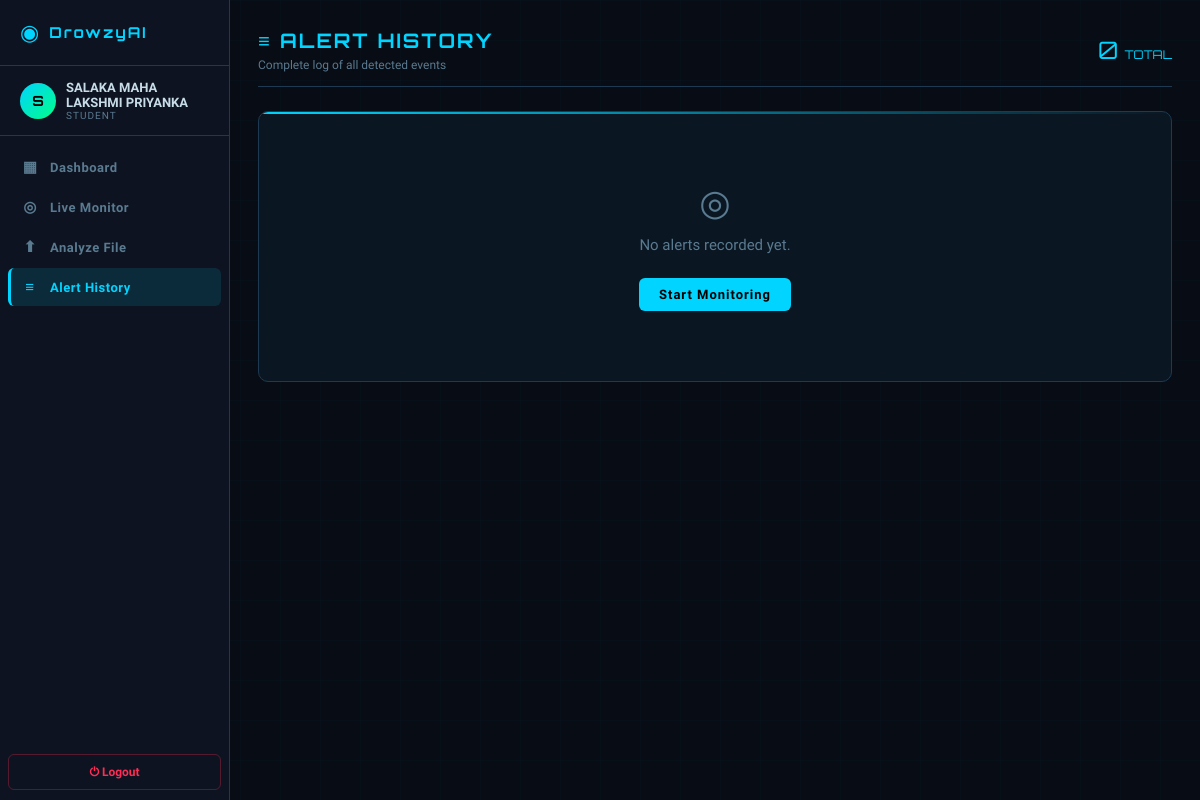
Page /history (signed in) on the earlier database version.
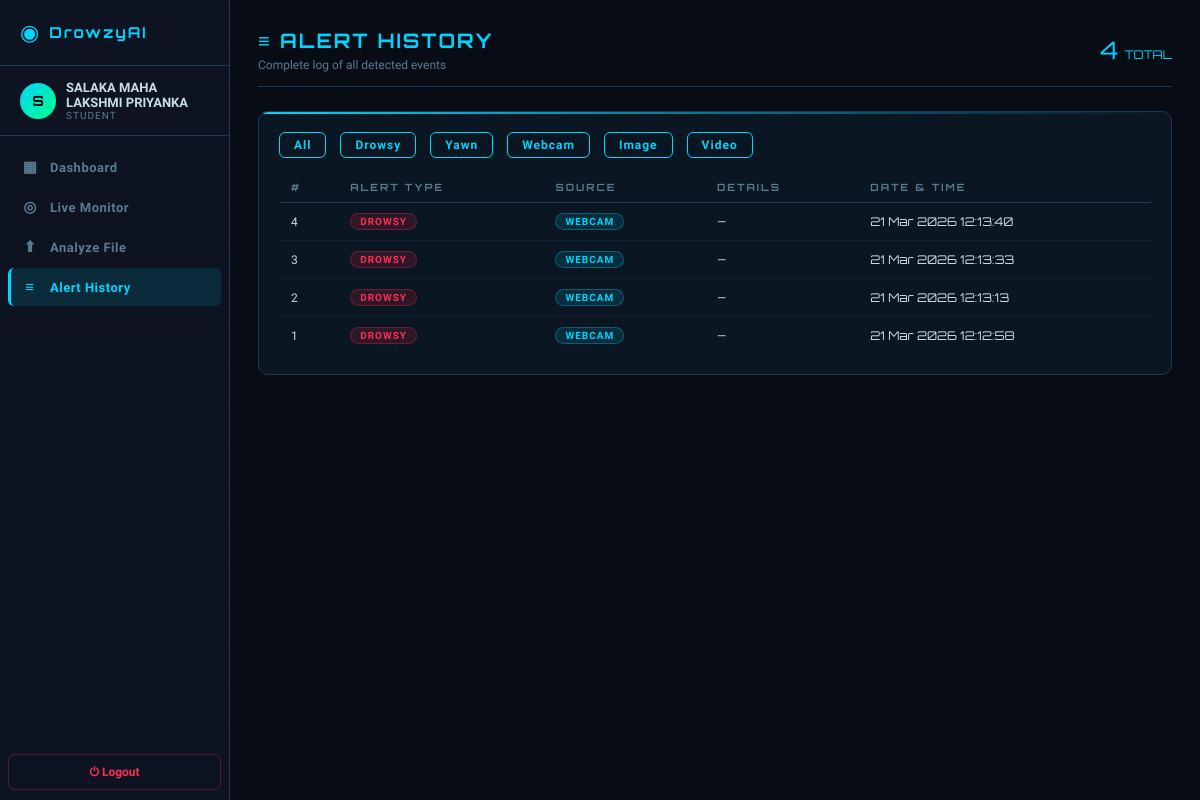
Same page on the later database version.
### models/user.py (models this page shows, shortened)
class User(UserMixin, db.Model):
    __tablename__ = 'users'
    id = db.Column(db.Integer, primary_key=True)
    name = db.Column(db.String(100), nullable=False)
    email = db.Column(db.String(150), unique=True, nullable=False)
    password_hash = db.Column(db.String(200), nullable=False)
    role = db.Column(db.String(20), default='student')
    face_image = db.Column(db.String(200), nullable=True)
    face_trained = db.Column(db.Boolean, default=False)
    created_at = db.Column(db.DateTime, default=datetime.utcnow)
    logs = db.relationship('AlertLog', backref='user', lazy=True)

class AlertLog(db.Model):
    __tablename__ = 'alert_logs'
    id = db.Column(db.Integer, primary_key=True)
    user_id = db.Column(db.Integer, db.ForeignKey('users.id'), nullable=True)
    alert_type = db.Column(db.String(50))
    source = db.Column(db.String(20))
    confidence = db.Column(db.Float, nullable=True)
    snapshot_path = db.Column(db.String(200), nullable=True)
    timestamp = db.Column(db.DateTime, default=datetime.utcnow)
    details = db.Column(db.Text, nullable=True)

### routes/main_routes.py (the view)
@main_bp.route('/history')
@login_required
def history():
    logs = AlertLog.query.filter_by(user_id=current_user.id)\
            .order_by(AlertLog.timestamp.desc()).all()
    return render_template('history.html', logs=logs)

### models/user.py (called while the page is built)
@login_manager.user_loader
def load_user(user_id):
    return User.query.get(int(user_id))

### templates/history.html (shortened to what this page needs)
{% extends 'base.html' %}
{% block content %}
<div class="page-header animate-in d-flex justify-between align-center">
  <div>
    <div class="page-title">≡ ALERT HISTORY</div>
    <div class="page-sub">Complete log of all detected events</div>
  </div>
  <div style="font-family:'Orbitron',monospace;font-size:24px;color:var(--accent)">
    {{ logs|length }} <span style="font-size:12px;color:var(--text-dim)">TOTAL</span>
  </div>
</div>
<div class="card animate-in">
  {% if logs %}
  <div class="d-flex gap-2 mb-2" style="flex-wrap:wrap;">
    <button class="btn btn-outline" style="padding:5px 14px;font-size:12px" onclick="filterTable('all')">All</button>
    <button class="btn btn-outline" style="padding:5px 14px;font-size:12px" onclick="filterTable('DROWSY')">Drowsy</button>
    <button class="btn btn-outline" style="padding:5px 14px;font-size:12px" onclick="filterTable('YAWN')">Yawn</button>
    <button class="btn btn-outline" style="padding:5px 14px;font-size:12px" onclick="filterTable('webcam')">Webcam</button>
    <button class="btn btn-outline" style="padding:5px 14px;font-size:12px" onclick="filterTable('image')">Image</button>
    <button class="btn btn-outline" style="padding:5px 14px;font-size:12px" onclick="filterTable('video')">Video</button>
  </div>
  <table class="data-table" id="histTable">
    <thead><tr><th>#</th><th>Alert Type</th><th>Source</th><th>Details</th><th>Date &amp; Time</th></tr></thead>
    <tbody>
      {% for log in logs %}
      <tr data-type="{{ log.alert_type }}" data-source="{{ log.source }}">
        <td style="color:var(--text-dim);font-size:12px">{{ log.id }}</td>
        <td>
          {% if log.alert_type == 'DROWSY' %}<span class="badge badge-danger">DROWSY</span>
          {% elif log.alert_type == 'YAWN'  %}<span class="badge badge-warning">YAWN</span>
          {% else %}<span class="badge badge-info">{{ log.alert_type }}</span>{% endif %}
        </td>
        <td><span class="badge badge-info">{{ log.source }}</span></td>
        <td style="color:var(--text-dim);font-size:12px">{{ log.details or '—' }}</td>
        <td style="font-size:12px;color:var(--text-dim);font-family:'Orbitron',monospace;">
          {{ log.timestamp.strftime('%d %b %Y  %H:%M:%S') }}
        </td>
      </tr>
      {% endfor %}
    </tbody>
  </table>
  {% else %}
  <div class="text-center text-dim" style="padding:50px;">
    <div style="font-size:36px;margin-bottom:12px;">◎</div>
    <div>No alerts recorded yet.</div>
    <a href="{{ url_for('main.webcam') }}" class="btn btn-primary mt-3">Start Monitoring</a>
  </div>
  {% endif %}
</div>
{% endblock %}

### templates/base.html (shortened to what this page needs)
<!DOCTYPE html>
<html lang="en">
<head>
<link rel="stylesheet" href="{{ url_for('static', filename='css/style.css') }}">
</head>
<body>
{% if current_user.is_authenticated %}
<div class="app-shell">
  <nav class="sidebar">
    <div class="sidebar-logo">
      <span class="logo-icon">◉</span>
      <span class="logo-text">DrowzyAI</span>
    </div>
    <div class="sidebar-user">
      <div class="user-avatar">{{ current_user.name[0].upper() }}</div>
      <div class="user-info">
        <div class="user-name">{{ current_user.name }}</div>
        <div class="user-role">{{ current_user.role }}</div>
      </div>
    </div>
    <ul class="sidebar-nav">
      <li><a href="{{ url_for('main.dashboard') }}" class="nav-link {% if request.endpoint=='main.dashboard' %}active{% endif %}"><span class="nav-icon">▦</span> Dashboard</a></li>
      <li><a href="{{ url_for('main.webcam') }}"    class="nav-link {% if request.endpoint=='main.webcam' %}active{% endif %}"><span class="nav-icon">◎</span> Live Monitor</a></li>
      <li><a href="{{ url_for('main.upload') }}"    class="nav-link {% if request.endpoint=='main.upload' %}active{% endif %}"><span class="nav-icon">⬆</span> Analyze File</a></li>
      <li><a href="{{ url_for('main.history') }}"   class="nav-link {% if request.endpoint=='main.history' %}active{% endif %}"><span class="nav-icon">≡</span> Alert History</a></li>
    </ul>
    <a href="{{ url_for('auth.logout') }}" class="sidebar-logout">⏻ Logout</a>
  </nav>
  <main class="main-content">
    {% block content %}{% endblock %}
  </main>
</div>
{% else %}
{% block auth_content %}{% endblock %}
{% endif %}
</body>
</html>

Differences in the rows shown:
added AlertLog: id "4", alert_type "DROWSY", source "WEBCAM", details "—", timestamp "21 Mar 2026 12:13:40"
added AlertLog: id "3", alert_type "DROWSY", source "WEBCAM", details "—", timestamp "21 Mar 2026 12:13:33"
added AlertLog: id "2", alert_type "DROWSY", source "WEBCAM", details "—", timestamp "21 Mar 2026 12:13:13"
added AlertLog: id "1", alert_type "DROWSY", source "WEBCAM", details "—", timestamp "21 Mar 2026 12:12:58"
Other differences:
{{ logs|length }}: "0" → "4"
text no longer shown: "◎ No alerts recorded yet. Start Monitoring"
text now shown: "All Drowsy Yawn Webcam Image Video # ALERT TYPE SOURCE DETAILS DATE & TIME"
